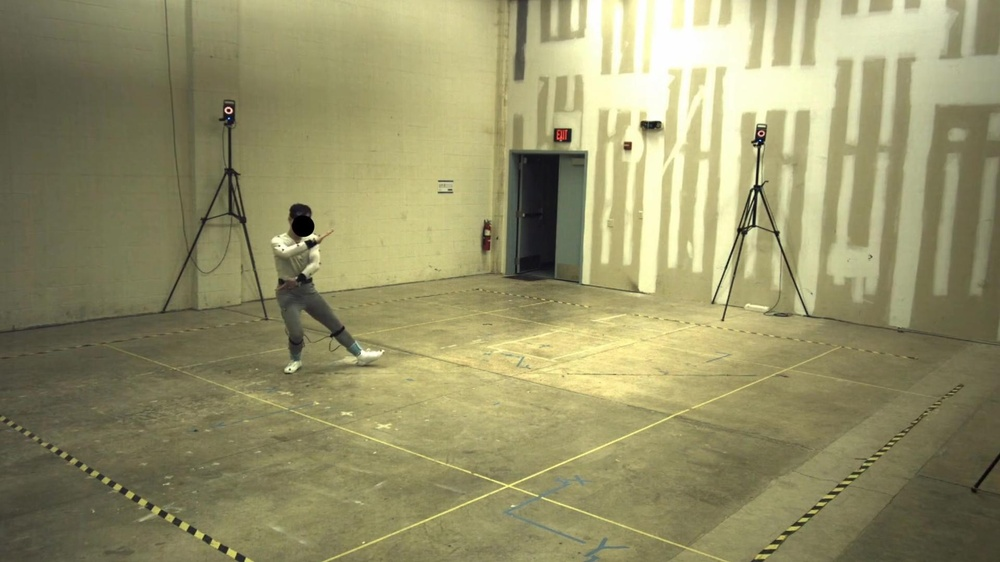
%> input picture im1corrected.jpg, 1000 x 562 px, shrunk from 1920 x 1080 before the run
$ octave task2.m   (GNU Octave 9; MATLAB toolbox functions it lacks are replaced by stand-ins)
%> lines starting %> are read from the running program, lines starting %| are printed output that depends on the picture
### task1.m
load 'mocapPoints3D.mat'
load 'Parameters_V1_1.mat'

% get the matrix of pixel coordinates converted from world coordinates
Pmat_im1 = Parameters.Pmat;
Kmat_im1 = Parameters.Kmat;
Rmat_im1 = Parameters.Rmat;
t_im1 = Pmat_im1(1:3, 4);

% created point world coordinate with Homogeneous coordinate
pts3D_worldpoint = [pts3D; ones(1,39)];

% Implementing Pinpoint Camera Model for all 39 film points
Im1_film_matrix = [];
for i = 1:size(pts3D,2)
    pixel_coords_math = Kmat_im1 * Pmat_im1 * pts3D_worldpoint(:,i);
    Im1_filmcoord = [pixel_coords_math(1,1)/pixel_coords_math(3,1); pixel_coords_math(2,1)/pixel_coords_math(3,1);1];
    Im1_film_matrix = [Im1_film_matrix Im1_filmcoord];
end

% Showing film points with respect to body in image
im1corrected = imread("im1corrected.jpg");
%> im1corrected is the input picture: size 562x1000x3 uint8; mean R, G, B 149.6, 145.9, 105.2
figure; show_im1 = imshow(im1corrected);
hold on;
x1 = Im1_film_matrix(1,:);
y1 = Im1_film_matrix(2,:);
scatter(x1,y1);
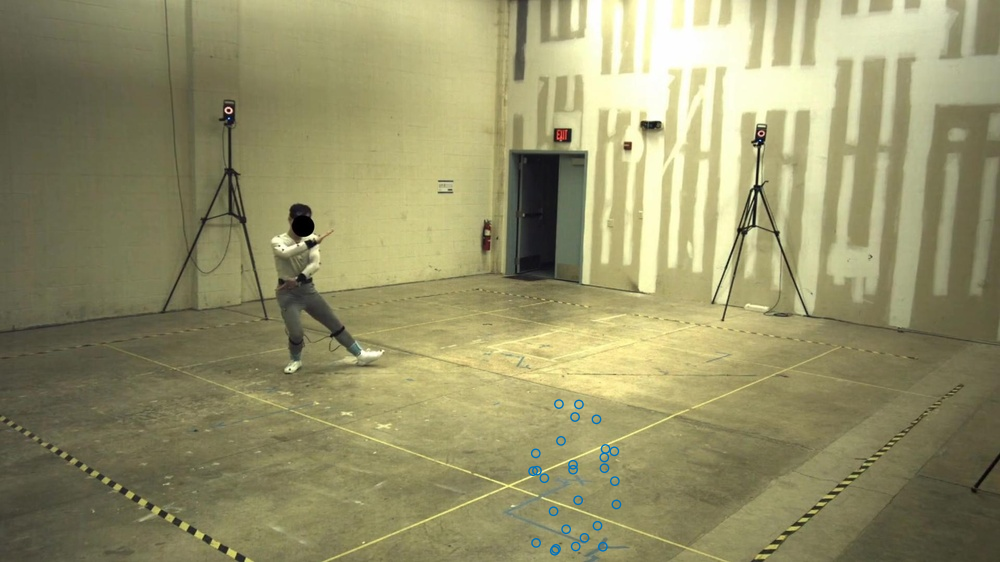
%> figure redrawn from the program's plot data
hold off;

load 'Parameters_V2_1.mat'

% get the matrix of pixel coordinates converted from world coordinates
Pmat_im2 = Parameters.Pmat;
Kmat_im2 = Parameters.Kmat;
Rmat_im2 = Parameters.Rmat;
t_im2 = Pmat_im2(1:3, 4);

% created Pmat with homogeneous coordinates
Pmat_padded = [Pmat_im2; zeros(1,3) ones(1,1)];

% Created Calibrated Matrix
zero_col = zeros(size(Kmat_im2,1),1);
Kmat_adjusted = [Kmat_im2, zero_col];

% created point world coordinates with Homogeneous coordinate
pts3D_worldpoint = [pts3D; ones(1,39)];

% Implementing Pinpoint Camera Model for all 39 film points
Im2_film_matrix = [];
for i = 1:size(pts3D,2)
    pixel_coords_math2 = Kmat_im2 * Pmat_im2 * pts3D_worldpoint(:,i);
    Im2_filmcoord = [pixel_coords_math2(1,1)/pixel_coords_math2(3,1); pixel_coords_math2(2,1)/pixel_coords_math2(3,1);1];
    Im2_film_matrix = [Im2_film_matrix Im2_filmcoord];
end

% Showing film points with respect to body in image
im2corrected = imread("im2corrected.jpg");
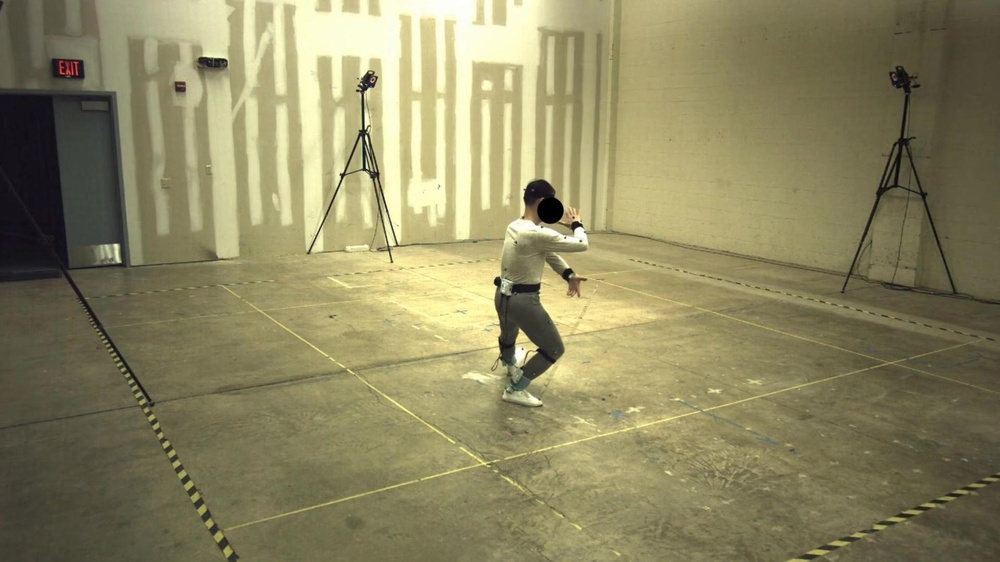
%> input picture im2corrected.jpg, 1000 x 562 px, shrunk from 1920 x 1080 before the run
%> im2corrected is the input picture: size 562x1000x3 uint8; mean R, G, B 140.5, 134.7, 97.3
figure; show_im2 = imshow(im2corrected);
hold on;
x2 = Im2_film_matrix(1,:);
y2 = Im2_film_matrix(2,:);
scatter(x2,y2);
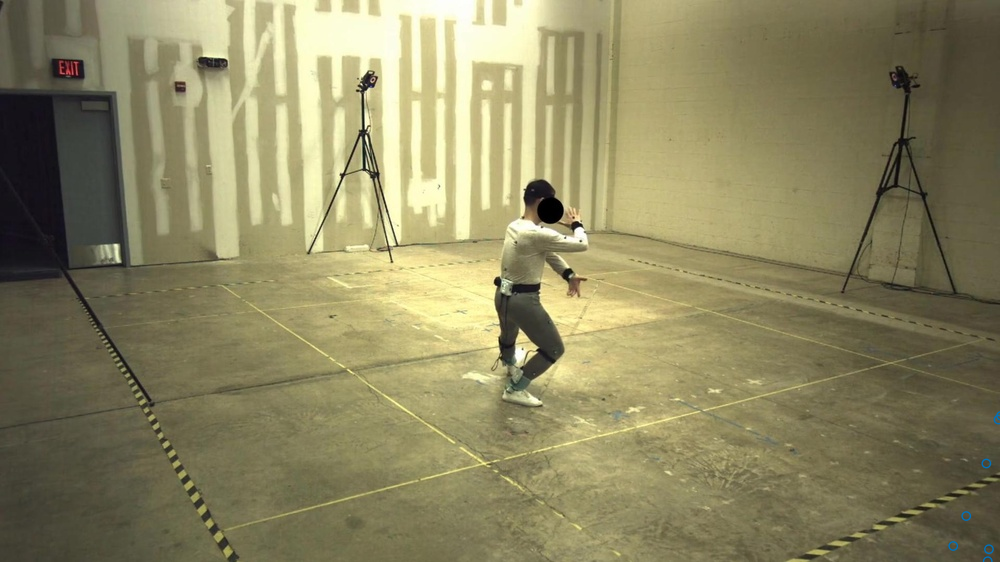
%> figure redrawn from the program's plot data
hold off;

### task2.m
%Run Task 1 first to get the necessary variables
run("task1.m")

R_im1_transpose = transpose(Rmat_im1);
R_im2_transpose = transpose(Rmat_im2);

% finding baseline from camera 1 (right) and camera 2 (left)
O_Im1 = -R_im1_transpose * t_im1;
O_Im2 = -R_im2_transpose * t_im2;
T = O_Im1 - O_Im2;

% Defining observed matrix
P_w_matrix = ones(4, 39);

% Initiating Triangulation Process
for i = 1:size(pts3D,2)

    % Grabbing results from task 1 to create viewing rays
    im1_FilmPoint = Im1_film_matrix(:,i);
    u_im1 = R_im1_transpose * ((Kmat_im1)\im1_FilmPoint);

    im2_FilmPoint = Im2_film_matrix(:,i);
    u_im2 = R_im2_transpose * ((Kmat_im2)\im2_FilmPoint);

    % defining viewing rays u1 and u2
    norm_u_im1 = norm(u_im1);
    norm_u_im2 = norm(u_im2);
    u1 = u_im1 / norm_u_im1;
    u2 = u_im2 / norm_u_im2;

    % defining non intersecting viewing ray u3 based on u1 and u2
    u3_A = cross(u_im1, u_im2);
    u3_B = norm(cross(u_im1, u_im2));
    u3 = u3_A/u3_B;

    % creating matrix of viewing rays
    A = [u2, -u1, u3];

    % defining scaling coefficients that go along with the viewing rays and
    % separated into three coefficients for each ray
    coeffs = A\T;

    a = coeffs(1,1);
    b = coeffs(2,1);
    c = coeffs(3,1);

    % creating world point coordinates from each camera
    P_im1 = O_Im1 + b*u1;
    P_im2 = O_Im2 + a*u2;

    % Combining world coordinates from each camera to define the observed
    % world coordinates then put them into a matrix of observed point
    % world coordinates.
    P_w = (P_im1 + P_im2)/2;
    P_w_matrix(1:3, i) = P_w;
end

% Applying Mean Squared Error Equation to find difference betweeen
% observed and given coordinates.
World_coord_diff = P_w_matrix - pts3D_worldpoint;
World_coord_diff_squared = World_coord_diff.^2;
n = 3*size(pts3D, 2);   % 3 coordinates per point size(pts3D, 2) = # of columns = 39 hence 3*39
World_sum = sum(World_coord_diff_squared, 'all');
MeanSquaredError = World_sum./n;
display(['Mean Squared Error = ', num2str(MeanSquaredError)]);
